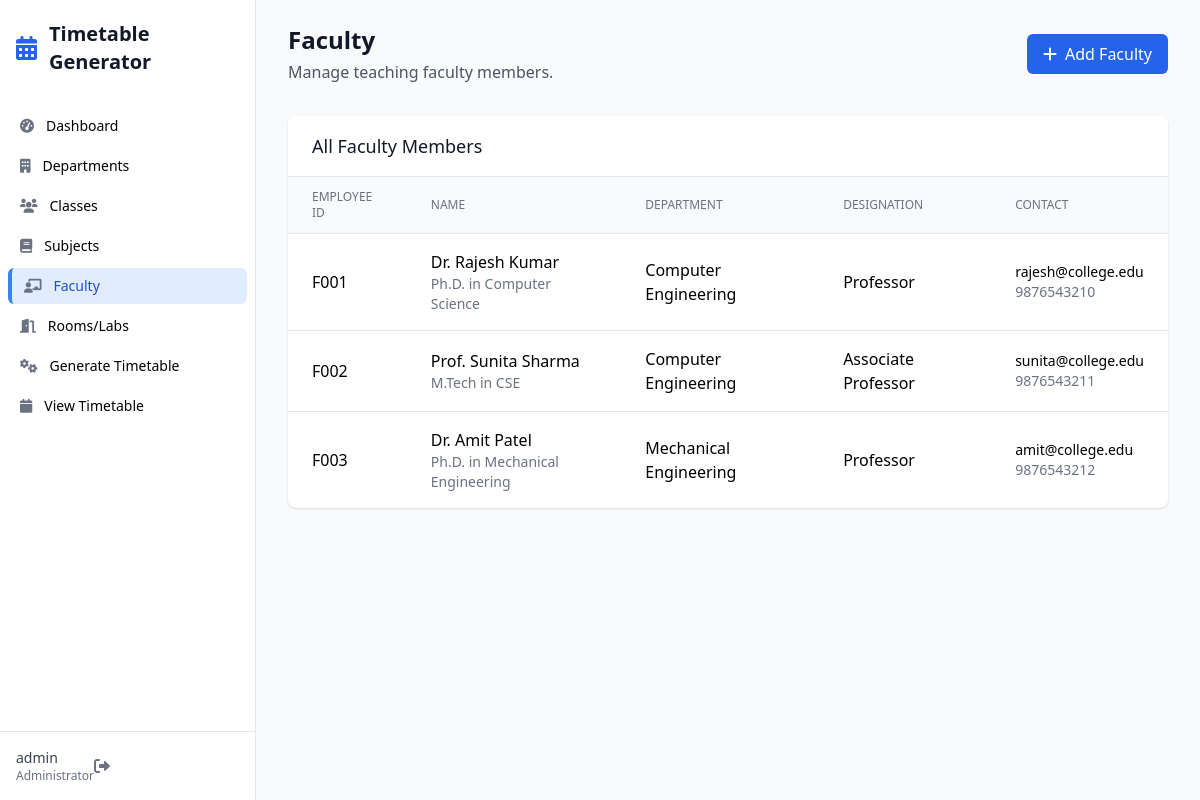
/faculty (signed in), run on an earlier commit of the app's database.
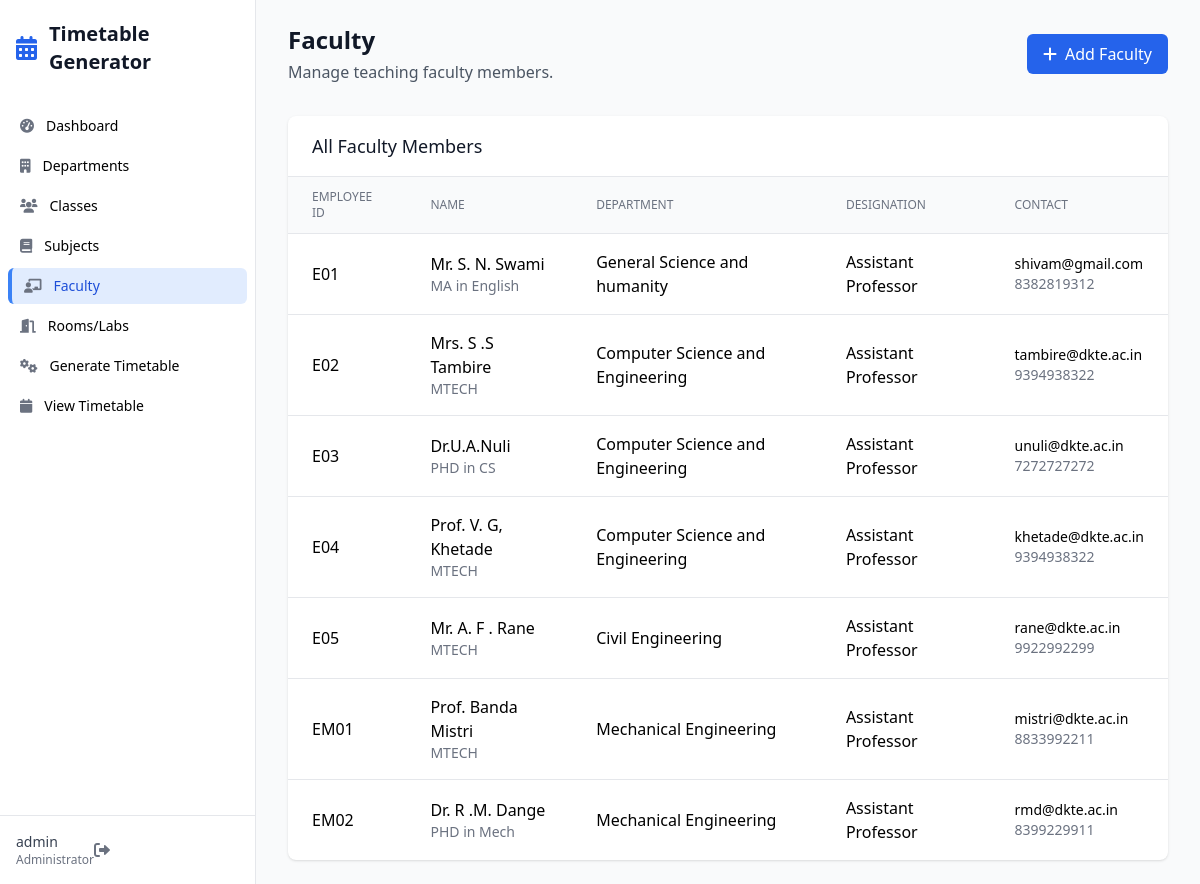
And on a later commit of the database.
### app.py (models this page shows)
class Faculty(db.Model):
    id = db.Column(db.Integer, primary_key=True)
    employee_id = db.Column(db.String(20), unique=True, nullable=False)
    name = db.Column(db.String(100), nullable=False)
    email = db.Column(db.String(120), unique=True, nullable=False)
    phone = db.Column(db.String(15))
    department_id = db.Column(db.Integer, db.ForeignKey('department.id'))
    designation = db.Column(db.String(50))
    qualification = db.Column(db.String(100))
    max_hours_per_day = db.Column(db.Integer, default=4)
    max_hours_per_week = db.Column(db.Integer, default=20)
    availability = db.Column(db.Text, default='{}')  # JSON storing availability per day
    created_at = db.Column(db.DateTime, default=datetime.utcnow)
    class_subjects = db.relationship('ClassSubject', backref='faculty_ref', lazy=True)
    mentored_batches = db.relationship('Batch', backref='mentor', lazy=True)
    timetable_entries = db.relationship('Timetable', backref='faculty_ref', lazy=True)

class Department(db.Model):
    id = db.Column(db.Integer, primary_key=True)
    code = db.Column(db.String(10), unique=True, nullable=False)
    name = db.Column(db.String(100), nullable=False)
    description = db.Column(db.Text)
    created_at = db.Column(db.DateTime, default=datetime.utcnow)
    classes = db.relationship('Class', backref='department', lazy=True)
    faculty = db.relationship('Faculty', backref='department', lazy=True)

### app.py (the view)
@app.route('/faculty')
@login_required
def manage_faculty():
    faculty_list = Faculty.query.all()
    departments = Department.query.all()
    return render_template('faculty.html', faculty_list=faculty_list, departments=departments)

### app.py (called while the page is built)
@login_manager.user_loader
def load_user(user_id):
    return db.session.get(User, int(user_id))

### templates/faculty.html (shortened to what this page needs)
{% extends "base.html" %}
{% block content %}
<div class="mb-8 flex justify-between items-center">
    <div>
        <h2 class="text-2xl font-bold text-gray-900">Faculty</h2>
        <p class="mt-1 text-gray-600">Manage teaching faculty members.</p>
    </div>
    <button onclick="toggleAddForm()" class="px-4 py-2 bg-primary-600 text-white rounded-md hover:bg-primary-700">
        <i class="fas fa-plus mr-2"></i>Add Faculty
    </button>
</div>
<div class="bg-white rounded-lg shadow overflow-hidden">
    <div class="px-6 py-4 border-b border-gray-200">
        <h3 class="text-lg font-medium text-gray-900">All Faculty Members</h3>
    </div>
    {% if faculty_list %}
    <div class="overflow-x-auto">
        <table class="min-w-full divide-y divide-gray-200">
            <thead class="bg-gray-50">
                <tr>
                    <th class="px-6 py-3 text-left text-xs font-medium text-gray-500 uppercase">Employee ID</th>
                    <th class="px-6 py-3 text-left text-xs font-medium text-gray-500 uppercase">Name</th>
                    <th class="px-6 py-3 text-left text-xs font-medium text-gray-500 uppercase">Department</th>
                    <th class="px-6 py-3 text-left text-xs font-medium text-gray-500 uppercase">Designation</th>
                    <th class="px-6 py-3 text-left text-xs font-medium text-gray-500 uppercase">Contact</th>
                </tr>
            </thead>
            <tbody class="divide-y divide-gray-200">
                {% for faculty in faculty_list %}
                <tr>
                    <td class="px-6 py-4">
                        <span class="font-medium">{{ faculty.employee_id }}</span>
                    </td>
                    <td class="px-6 py-4">
                        <div class="font-medium">{{ faculty.name }}</div>
                        <div class="text-sm text-gray-500">{{ faculty.qualification or '—' }}</div>
                    </td>
                    <td class="px-6 py-4">
                        {% if faculty.department %}
                            {{ faculty.department.name }}
                        {% else %}
                            <span class="text-gray-400">—</span>
                        {% endif %}
                    </td>
                    <td class="px-6 py-4">
                        {{ faculty.designation or '—' }}
                    </td>
                    <td class="px-6 py-4">
                        <div class="text-sm">{{ faculty.email }}</div>
                        {% if faculty.phone %}
                        <div class="text-sm text-gray-500">{{ faculty.phone }}</div>
                        {% endif %}
                    </td>
                </tr>
                {% endfor %}
            </tbody>
        </table>
    </div>
    {% else %}
    <div class="p-6 text-center text-gray-500">
        No faculty members found. Add your first faculty member!
    </div>
    {% endif %}
</div>
{% endblock %}

What changed in the data, as far as the page shows it:
changed Faculty: employee_id "F001" → "E01"; name "Dr. Rajesh Kumar" → "Mr. S. N. Swami"; qualification "Ph.D. in Computer Science" → "MA in English"; department.name "Computer Engineering" → "General Science and humanity"; designation "Professor" → "Assistant Professor"; email "rajesh@college.edu" → "shivam@gmail.com"; phone "9876543210" → "8382819312"
changed Faculty: employee_id "F002" → "E02"; name "Prof. Sunita Sharma" → "Mrs. S .S Tambire"; qualification "M.Tech in CSE" → "MTECH"; department.name "Computer Engineering" → "Computer Science and Engineering"; designation "Associate Professor" → "Assistant Professor"; email "sunita@college.edu" → "tambire@dkte.ac.in"; phone "9876543211" → "9394938322"
changed Faculty: employee_id "F003" → "E03"; name "Dr. Amit Patel" → "Dr.U.A.Nuli"; qualification "Ph.D. in Mechanical Engineering" → "PHD in CS"; department.name "Mechanical Engineering" → "Computer Science and Engineering"; designation "Professor" → "Assistant Professor"; email "amit@college.edu" → "unuli@dkte.ac.in"; phone "9876543212" → "7272727272"
added Faculty: employee_id "E04", name "Prof. V. G, Khetade", qualification "MTECH", department.name "Computer Science and Engineering", designation "Assistant Professor", email "khetade@dkte.ac.in", phone "9394938322"
added Faculty: employee_id "E05", name "Mr. A. F . Rane", qualification "MTECH", department.name "Civil Engineering", designation "Assistant Professor", email "rane@dkte.ac.in", phone "9922992299"
added Faculty: employee_id "EM01", name "Prof. Banda Mistri", qualification "MTECH", department.name "Mechanical Engineering", designation "Assistant Professor", email "mistri@dkte.ac.in", phone "8833992211"
added Faculty: employee_id "EM02", name "Dr. R .M. Dange", qualification "PHD in Mech", department.name "Mechanical Engineering", designation "Assistant Professor", email "rmd@dkte.ac.in", phone "8399229911"
